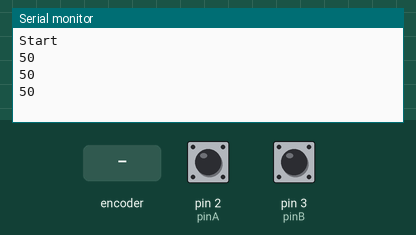
Recording of a sketch running on a simulated Arduino Uno, built with avr-gcc and run on an emulated ATmega328P. On the bench: the last lines printed to the serial monitor. The inputs (shaded band) are chosen by the test bench; at power-on: pin 2 (pinA) HIGH, pin 3 (pinB) HIGH.

Above: at 1.2 s.
1.3 s: rotary encoder on pin 2 (pinA) / pin 3 (pinB) turned 1 step (first pin leading)
At 1.8 s:
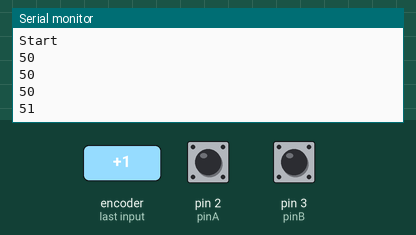
3.0 s: rotary encoder on pin 2 (pinA) / pin 3 (pinB) turned 1 step (first pin leading)
At 3.4 s:
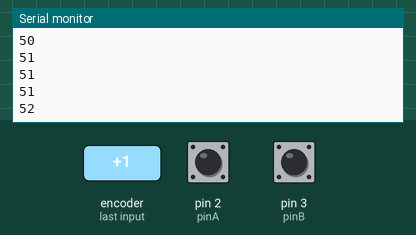
Timing chart, 0 to 6.0 s (numbered marks = the images above; inputs shaded):
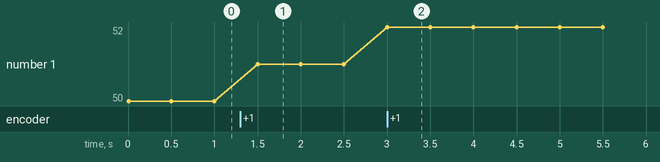

Measured:
- after the input at 1.3 s, the serial monitor: prints a new line after 0.20 s (image 1)
- after the input at 3.0 s, the serial monitor: prints a new line at once (image 2)
- plotted number 1: 50 → 51 after the input at 1.3 s, 51 → 52 after the input at 3.0 s

The sketch:

Encoder.ino
```cpp
int pinA=2;
int pinB=3;
volatile  int virPos=50;//Random value
int ref=50;
void isr()
{
  //Check the condition

  if(digitalRead(pinB)!= digitalRead(pinA))
  {if(digitalRead(pinB)>digitalRead(pinA))
    virPos++;
  else
    virPos--;
  }

}
void setup()
 {

  Serial.begin(9600);


  pinMode(pinA, INPUT_PULLUP);
  pinMode(pinB, INPUT);


  attachInterrupt(digitalPinToInterrupt(pinA), isr, FALLING);
attachInterrupt(digitalPinToInterrupt(pinB), isr, FALLING);
  Serial.println("Start");
}
void loop()
{


   // Serial.print(virPos > ref ? "Up  :" : "Down:");
    Serial.println(virPos);
    delay(500);

  }
```
